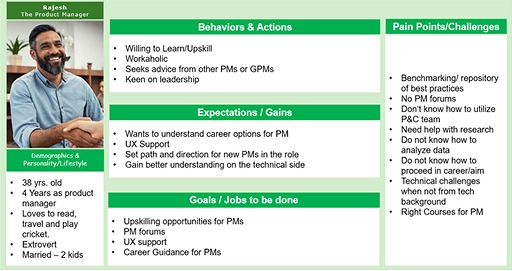
#> input picture public/rajesh_persona_actual.jpg, 512 x 271 px
$ python crop_photo.py
#> lines starting #> are read from the running program, lines starting #| are printed output that depends on the picture
from PIL import Image

# Read the previously cropped full persona card which has the photo on the left
img = Image.open('public/rajesh_persona_actual.jpg').convert("RGB")
#> img is the input picture: PIL image 512x271 RGB; mean R, G, B 198.4, 221.4, 204.4
w, h = img.size
#> w = 512; h = 271

# The photo is on the left side, under a green header. Let's crop just the photo block.
# Let's say x from 0 to 240, y from 60 to 450
photo = img.crop((0, 60, 240, h-120))
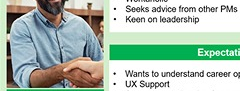
#> photo: PIL image 240x91 RGB; mean R, G, B 172.5, 190.9, 177.5
photo.save('public/rajesh_photo.jpg')
print("Cropped portrait to public/rajesh_photo.jpg")

$ run again, with public/design_thinking_hero_hd.png saved as public/rajesh_persona_actual.jpg
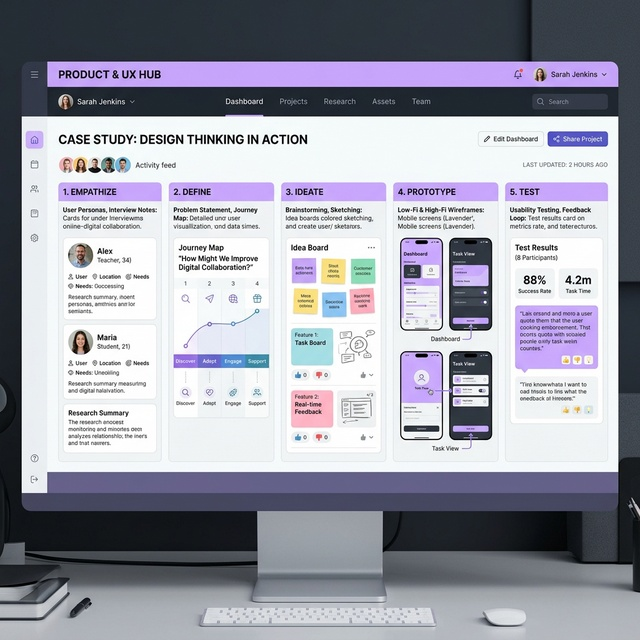
#> input picture public/design_thinking_hero_hd.png, 640 x 640 px
#> img is the input picture: PIL image 640x640 RGB; mean R, G, B 156.1, 157, 169.1
#> `photo = img.crop((0, 60, 240, h-120))`:
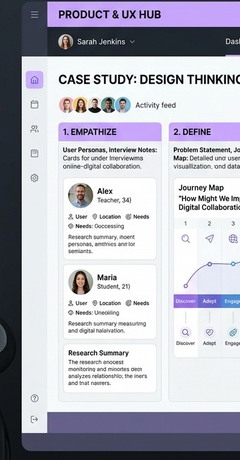
#> photo: PIL image 240x460 RGB; mean R, G, B 180.4, 180.5, 191.5

$ run again, with public/design_thinking_minimal_hero.png saved as public/rajesh_persona_actual.jpg
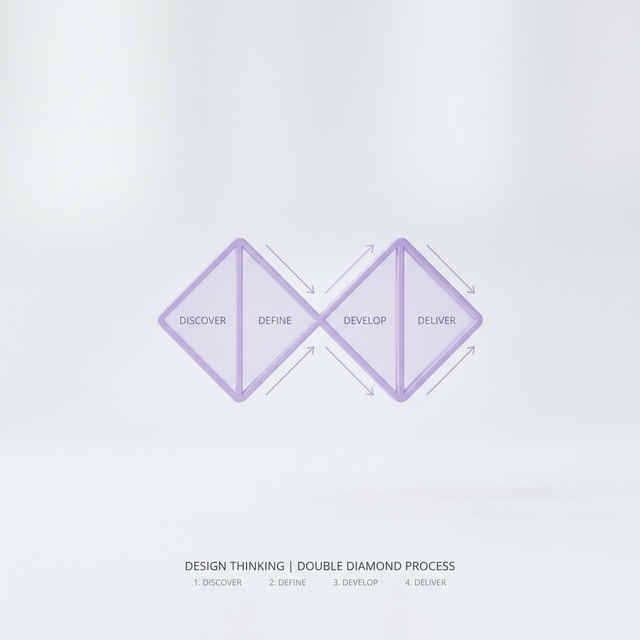
#> input picture public/design_thinking_minimal_hero.png, 640 x 640 px
#> img is the input picture: PIL image 640x640 RGB; mean R, G, B 229.3, 232.3, 237.1
#> `photo = img.crop((0, 60, 240, h-120))`:
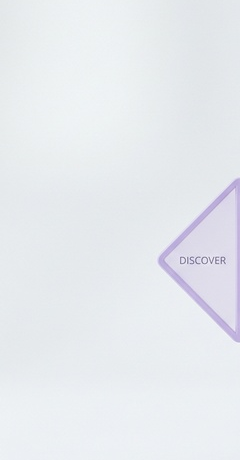
#> photo: PIL image 240x460 RGB; mean R, G, B 231.1, 234.4, 238.7

$ run again, with public/design_thinking_mockup.png saved as public/rajesh_persona_actual.jpg
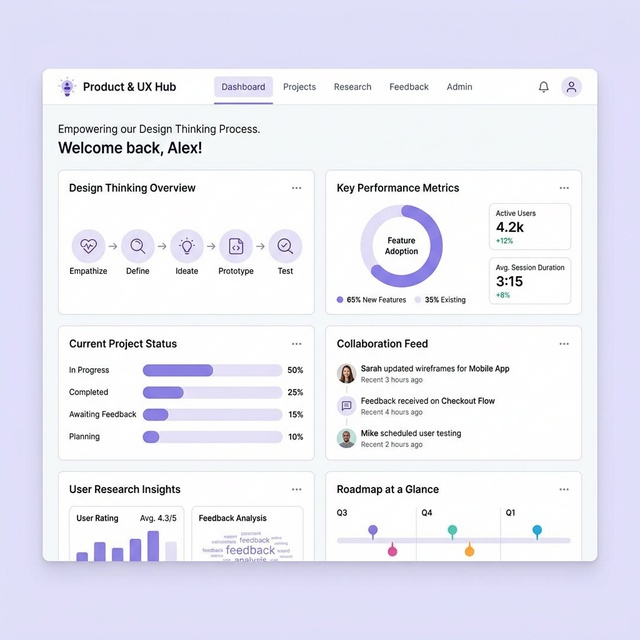
#> input picture public/design_thinking_mockup.png, 640 x 640 px
#> img is the input picture: PIL image 640x640 RGB; mean R, G, B 234.2, 234.1, 244.7
#> `photo = img.crop((0, 60, 240, h-120))`:
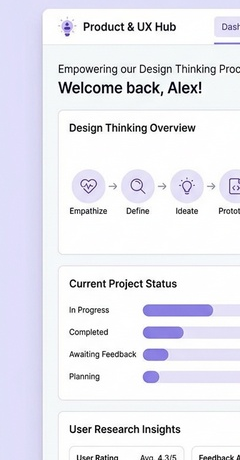
#> photo: PIL image 240x460 RGB; mean R, G, B 233.9, 233.9, 242.1
